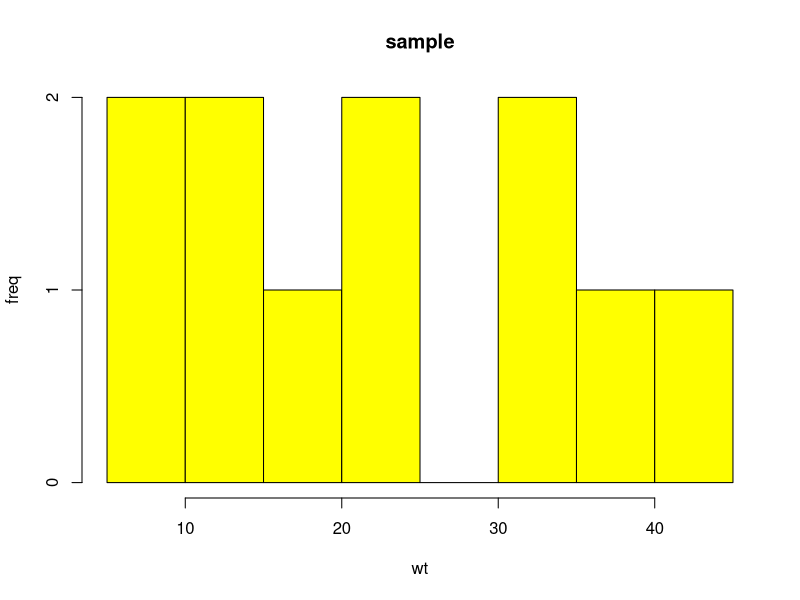
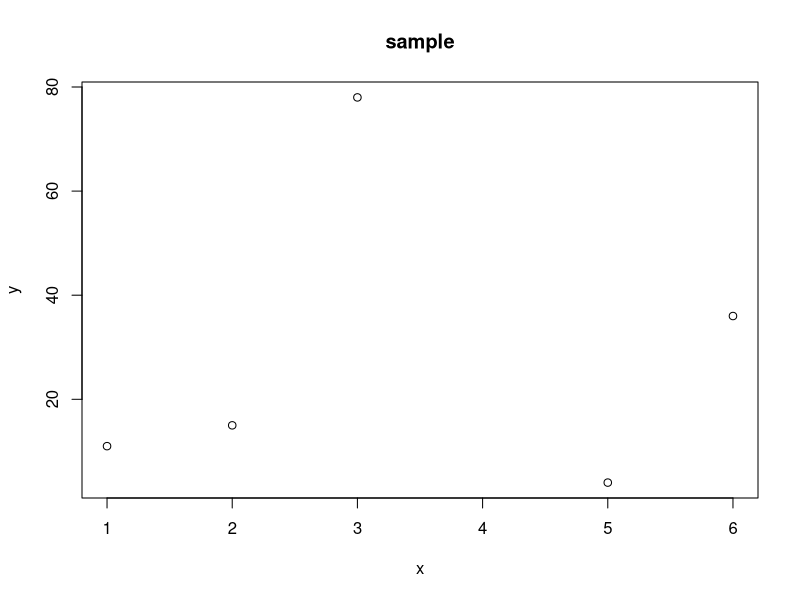

The R script that drew these images, in order:
#4 meann,median,range,

x<-c(1,2,3,NA)
mean(x,na.rm = T)
median(x,na.rm = T)
range(x,na.rm=T)
IQR(x,na.rm = T)

#hist
v <- c(9,13,21,8,36,22,12,41,31,33,19)
hist(v,main = "sample",xlab = "wt",ylab = "freq",col = "yellow")
#sca
x<-c(1,2,3,6,5)
y<-c(11,15,78,36,4)
plot(x,y,main="sample")
